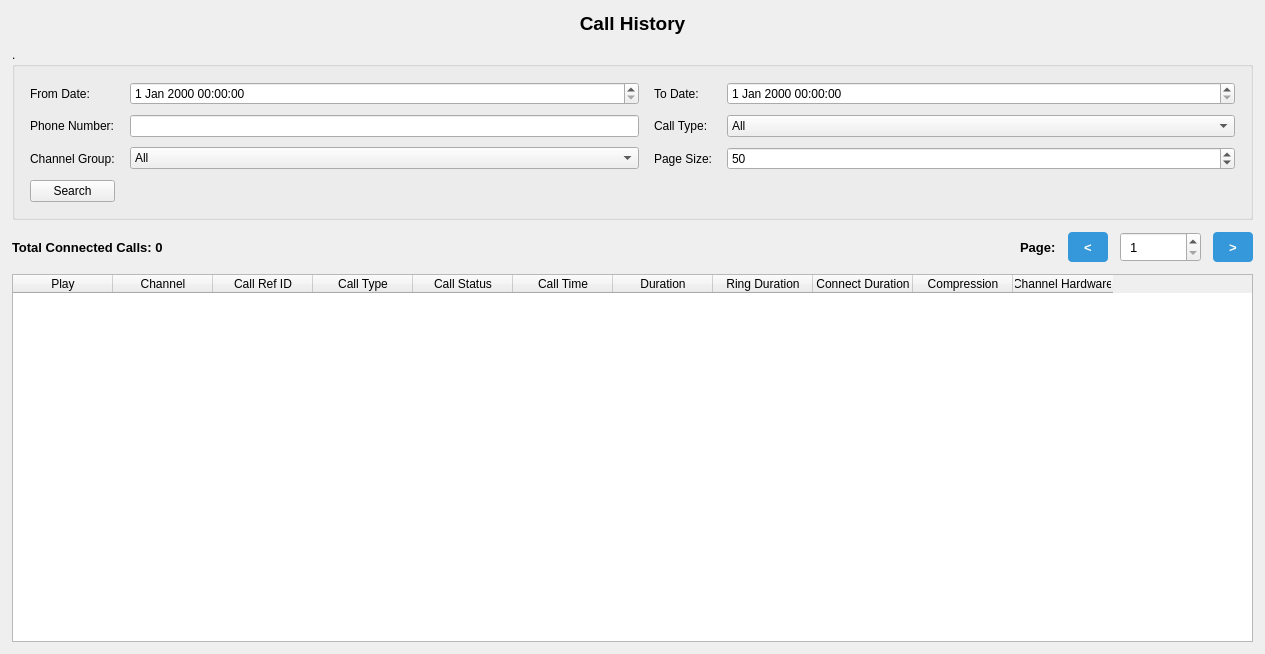
<?xml version="1.0" encoding="UTF-8"?>
<ui version="4.0">
 <class>TimeTimeCalls</class>
 <widget class="QWidget" name="TimeTimeCalls">
  <property name="geometry">
   <rect>
    <x>0</x>
    <y>0</y>
    <width>1265</width>
    <height>654</height>
   </rect>
  </property>
  <property name="minimumSize">
   <size>
    <width>800</width>
    <height>500</height>
   </size>
  </property>
  <layout class="QVBoxLayout" name="verticalLayout">
   <property name="spacing">
    <number>12</number>
   </property>
   <property name="leftMargin">
    <number>12</number>
   </property>
   <property name="topMargin">
    <number>12</number>
   </property>
   <property name="rightMargin">
    <number>12</number>
   </property>
   <property name="bottomMargin">
    <number>12</number>
   </property>
   <item>
    <widget class="QLabel" name="label">
     <property name="font">
      <font>
       <pointsize>14</pointsize>
       <bold>true</bold>
      </font>
     </property>
     <property name="text">
      <string>Call History</string>
     </property>
     <property name="alignment">
      <set>Qt::AlignmentFlag::AlignCenter</set>
     </property>
    </widget>
   </item>
   <item>
    <widget class="QGroupBox" name="searchGroup">
     <property name="title">
      <string>.</string>
     </property>
     <layout class="QGridLayout" name="gridLayout">
      <property name="horizontalSpacing">
       <number>15</number>
      </property>
      <property name="verticalSpacing">
       <number>10</number>
      </property>
      <property name="margin" stdset="0">
       <number>15</number>
      </property>
      <item row="0" column="0">
       <widget class="QLabel" name="labelFromDate">
        <property name="text">
         <string>From Date:</string>
        </property>
       </widget>
      </item>
      <item row="0" column="1">
       <widget class="QDateTimeEdit" name="fromDateTime">
        <property name="sizePolicy">
         <sizepolicy hsizetype="Expanding" vsizetype="Fixed">
          <horstretch>0</horstretch>
          <verstretch>0</verstretch>
         </sizepolicy>
        </property>
       </widget>
      </item>
      <item row="0" column="2">
       <widget class="QLabel" name="labelToDate">
        <property name="text">
         <string>To Date:</string>
        </property>
       </widget>
      </item>
      <item row="0" column="3">
       <widget class="QDateTimeEdit" name="toDateTime">
        <property name="sizePolicy">
         <sizepolicy hsizetype="Expanding" vsizetype="Fixed">
          <horstretch>0</horstretch>
          <verstretch>0</verstretch>
         </sizepolicy>
        </property>
       </widget>
      </item>
      <item row="1" column="0">
       <widget class="QLabel" name="labelPhoneNo">
        <property name="text">
         <string>Phone Number:</string>
        </property>
       </widget>
      </item>
      <item row="1" column="1">
       <widget class="QLineEdit" name="phoneNumber">
        <property name="sizePolicy">
         <sizepolicy hsizetype="Expanding" vsizetype="Fixed">
          <horstretch>0</horstretch>
          <verstretch>0</verstretch>
         </sizepolicy>
        </property>
       </widget>
      </item>
      <item row="1" column="2">
       <widget class="QLabel" name="labelCallType">
        <property name="text">
         <string>Call Type:</string>
        </property>
       </widget>
      </item>
      <item row="1" column="3">
       <widget class="QComboBox" name="callTypeCombo">
        <property name="sizePolicy">
         <sizepolicy hsizetype="Expanding" vsizetype="Fixed">
          <horstretch>0</horstretch>
          <verstretch>0</verstretch>
         </sizepolicy>
        </property>
        <item>
         <property name="text">
          <string>All</string>
         </property>
        </item>
        <item>
         <property name="text">
          <string>Incoming</string>
         </property>
        </item>
        <item>
         <property name="text">
          <string>Outgoing</string>
         </property>
        </item>
       </widget>
      </item>
      <item row="2" column="0">
       <widget class="QLabel" name="labelChannel">
        <property name="text">
         <string>Channel Group:</string>
        </property>
       </widget>
      </item>
      <item row="2" column="1">
       <widget class="QComboBox" name="channelGroupCombo">
        <property name="sizePolicy">
         <sizepolicy hsizetype="Expanding" vsizetype="Fixed">
          <horstretch>0</horstretch>
          <verstretch>0</verstretch>
         </sizepolicy>
        </property>
        <item>
         <property name="text">
          <string>All</string>
         </property>
        </item>
       </widget>
      </item>
      <item row="2" column="2">
       <widget class="QLabel" name="labelPageSize">
        <property name="text">
         <string>Page Size:</string>
        </property>
       </widget>
      </item>
      <item row="2" column="3">
       <widget class="QSpinBox" name="pageSize">
        <property name="sizePolicy">
         <sizepolicy hsizetype="Minimum" vsizetype="Fixed">
          <horstretch>0</horstretch>
          <verstretch>0</verstretch>
         </sizepolicy>
        </property>
        <property name="minimum">
         <number>1</number>
        </property>
        <property name="maximum">
         <number>1000</number>
        </property>
        <property name="value">
         <number>50</number>
        </property>
       </widget>
      </item>
      <item row="3" column="0">
       <widget class="QPushButton" name="searchButton">
        <property name="sizePolicy">
         <sizepolicy hsizetype="Minimum" vsizetype="Fixed">
          <horstretch>0</horstretch>
          <verstretch>0</verstretch>
         </sizepolicy>
        </property>
        <property name="text">
         <string>Search</string>
        </property>
       </widget>
      </item>
     </layout>
    </widget>
   </item>
   <item>
    <layout class="QHBoxLayout" name="paginationLayout">
     <item>
      <widget class="QLabel" name="labelTotalCalls">
       <property name="font">
        <font>
         <pointsize>10</pointsize>
         <bold>true</bold>
        </font>
       </property>
       <property name="text">
        <string>Total Connected Calls: 0</string>
       </property>
      </widget>
     </item>
     <item>
      <spacer name="horizontalSpacer">
       <property name="orientation">
        <enum>Qt::Orientation::Horizontal</enum>
       </property>
       <property name="sizeHint" stdset="0">
        <size>
         <width>40</width>
         <height>20</height>
        </size>
       </property>
      </spacer>
     </item>
     <item>
      <widget class="QLabel" name="labelPage">
       <property name="font">
        <font>
         <pointsize>10</pointsize>
         <bold>true</bold>
        </font>
       </property>
       <property name="text">
        <string>Page:</string>
       </property>
      </widget>
     </item>
     <item>
      <widget class="QPushButton" name="btnPrevPage">
       <property name="minimumSize">
        <size>
         <width>40</width>
         <height>30</height>
        </size>
       </property>
       <property name="maximumSize">
        <size>
         <width>40</width>
         <height>30</height>
        </size>
       </property>
       <property name="font">
        <font>
         <pointsize>10</pointsize>
         <bold>true</bold>
        </font>
       </property>
       <property name="styleSheet">
        <string notr="true">background-color: #3498db; color: white; border-radius: 4px;</string>
       </property>
       <property name="text">
        <string>&lt;</string>
       </property>
      </widget>
     </item>
     <item>
      <widget class="QSpinBox" name="currentPage">
       <property name="minimumSize">
        <size>
         <width>70</width>
         <height>30</height>
        </size>
       </property>
       <property name="font">
        <font>
         <pointsize>10</pointsize>
        </font>
       </property>
       <property name="styleSheet">
        <string notr="true">padding: 2px 5px;</string>
       </property>
       <property name="minimum">
        <number>1</number>
       </property>
       <property name="maximum">
        <number>999999</number>
       </property>
      </widget>
     </item>
     <item>
      <widget class="QPushButton" name="btnNextPage">
       <property name="minimumSize">
        <size>
         <width>40</width>
         <height>30</height>
        </size>
       </property>
       <property name="maximumSize">
        <size>
         <width>40</width>
         <height>30</height>
        </size>
       </property>
       <property name="font">
        <font>
         <pointsize>10</pointsize>
         <bold>true</bold>
        </font>
       </property>
       <property name="styleSheet">
        <string notr="true">background-color: #3498db; color: white; border-radius: 4px;</string>
       </property>
       <property name="text">
        <string>&gt;</string>
       </property>
      </widget>
     </item>
    </layout>
   </item>
   <item>
    <widget class="QTableWidget" name="tableWidget">
     <property name="sizePolicy">
      <sizepolicy hsizetype="Expanding" vsizetype="Expanding">
       <horstretch>0</horstretch>
       <verstretch>0</verstretch>
      </sizepolicy>
     </property>
     <property name="alternatingRowColors">
      <bool>true</bool>
     </property>
     <property name="selectionMode">
      <enum>QAbstractItemView::SelectionMode::SingleSelection</enum>
     </property>
     <property name="selectionBehavior">
      <enum>QAbstractItemView::SelectionBehavior::SelectRows</enum>
     </property>
     <column>
      <property name="text">
       <string>Play</string>
      </property>
     </column>
     <column>
      <property name="text">
       <string>Channel</string>
      </property>
     </column>
     <column>
      <property name="text">
       <string>Call Ref ID</string>
      </property>
     </column>
     <column>
      <property name="text">
       <string>Call Type</string>
      </property>
     </column>
     <column>
      <property name="text">
       <string>Call Status</string>
      </property>
     </column>
     <column>
      <property name="text">
       <string>Call Time</string>
      </property>
     </column>
     <column>
      <property name="text">
       <string>Duration</string>
      </property>
     </column>
     <column>
      <property name="text">
       <string>Ring Duration</string>
      </property>
     </column>
     <column>
      <property name="text">
       <string>Connect Duration</string>
      </property>
     </column>
     <column>
      <property name="text">
       <string>Compression</string>
      </property>
     </column>
     <column>
      <property name="text">
       <string>Channel Hardware</string>
      </property>
     </column>
    </widget>
   </item>
  </layout>
 </widget>
 <resources/>
 <connections/>
</ui>
